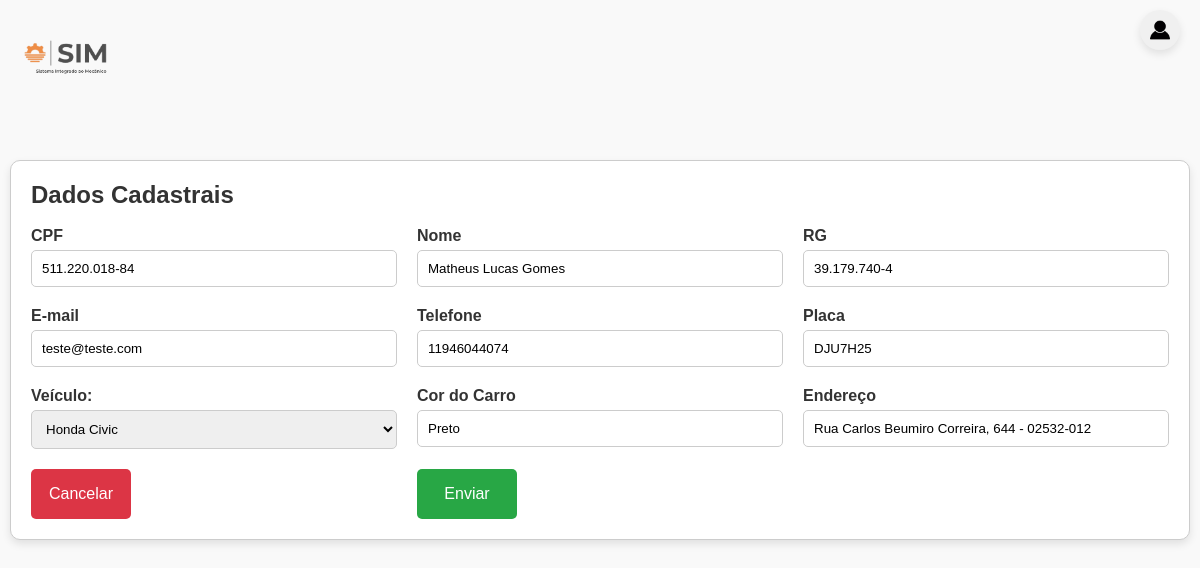
The app's page /cpf_editar.php?idPf=11 (signed in) with its own data.
### tables this page shows
CREATE TABLE `tb_pf` (
  `idPf` int(11) NOT NULL COMMENT 'PK do pf',
  `cpf` char(14) NOT NULL COMMENT 'CPF do cliente PF',
  `nome` varchar(100) NOT NULL COMMENT 'Nome do cliente PF',
  `rg` char(12) NOT NULL COMMENT 'RG do cliente PF',
  `nascimento` date NOT NULL COMMENT 'Data de nascimento do cliente PF',
  `email` varchar(50) NOT NULL COMMENT 'Email do cliente PF',
  `celular` char(14) NOT NULL COMMENT 'Número de celular do cliente PF',
  `idVeiculo` int(11) NOT NULL COMMENT 'FK do veiculo',
  `placa` char(7) NOT NULL COMMENT 'Placa do carro do cliente PF',
  `corCarro` varchar(20) NOT NULL COMMENT 'Cor do carro do cliente PF',
  `endereco` varchar(150) NOT NULL COMMENT 'Endereço do cliente PF'
);

CREATE TABLE `tb_veiculo` (
  `idVeiculo` int(11) NOT NULL COMMENT 'PK do Veículo',
  `marca` varchar(20) NOT NULL COMMENT 'Marca do veículo',
  `modelo` varchar(20) NOT NULL COMMENT 'Modelo do veículo'
);

### cpf_editar.php (the view, shortened to what this page needs)
<?php
require_once("conexaobd.php");
?>
<?php
$idPf = $_GET ['idPf'];
$veiculo = "SELECT * FROM tb_veiculo";
$rs_veiculo = mysqli_query($conn_bd_sim, $veiculo) or die($mysqli_error($conn_bd_sim));
$row_rs_veiculo = mysqli_fetch_assoc($rs_veiculo);
$cpf_editar = "SELECT * FROM tb_pf WHERE idPf = '$idPf'";
$rs_editar = mysqli_query($conn_bd_sim, $cpf_editar) or die($mysqli_error($conn_bd_sim));
$row_rs_editar = mysqli_fetch_assoc($rs_editar);
?>
<!DOCTYPE html>
<html lang="pt-br">
<head>
    <link rel="stylesheet" href="formularioCAD.css">
</head>
<body>
    <header>
        <div class="logo">
            <img src="imagens/logo1.png" alt="Logo">
        </div>
        <div class="user-button">
            <img src="imagens/usuario.png" alt="Usuário">
    </header>
    <section class="form-section-cpf">
    <h2>Dados Cadastrais</h2></br>
        <form action="" method="post">
            <div class="form-group-cpf">
                <label for="cpf">CPF</label>
                <input type="text" id="cpf" name="cpf" value="<?php echo($row_rs_editar['cpf']);?>" required pattern="\d{3}\.\d{3}\.\d{3}-\d{2}" title="Formato: 123.456.789-10">
            </div>
            <div class="form-group-cpf">
                <label for="nome">Nome</label>
                <input type="text" name="nome" id="nome" value="<?php echo($row_rs_editar['nome'])?>" required>
            </div>
            <div class="form-group-cpf">
                <label for="rg">RG</label>
                <input type="text" id="rg" name="rg" value="<?php echo($row_rs_editar['rg'])?>" required
                       pattern="\d{7,9}|\d{2}\.\d{3}\.\d{3}-\d{1}"
                       title="O RG deve ter de 7 a 9 dígitos, ou no formato XX.XXX.XXX-X">
            </div>
            <div class="form-group-cpf">
                <label for="email">E-mail</label>
                <input type="email" name="email" id="email" value="<?php echo($row_rs_editar['email'])?>" required>
            </div>
            <div class="form-group-cpf">
                <label for="telefone">Telefone</label>
                <input type="tel" id="telefone" name="telefone" value="<?php echo($row_rs_editar['celular'])?>" required
                       pattern="\(?\d{2}\)?\s?\d{4,5}-?\d{4}"
                       title="Formato: (XX) XXXXX-XXXX ou (XX) XXXX-XXXX">
            </div>
            <div class="form-group-cpf">
                <label for="placa">Placa</label>
                <input type="text" name="placa" id="placa" value="<?php echo($row_rs_editar['placa'])?>" required placeholder="ABC1D23 ou ABC1234">
            </div>
            <div class="form-group-cpf">
                <label for="idVeiculo">Veículo:</label>
                <select name="idVeiculo" id="idVeiculo">
                    <?php do {?>
                        <option value="<?php echo($row_rs_veiculo['idVeiculo'])?>" <?php if($row_rs_editar['idVeiculo'] == $row_rs_veiculo['idVeiculo']) {echo('selected');}?>> <?php echo($row_rs_veiculo['marca']." ".$row_rs_veiculo['modelo'])?></option>
                    <?php } while($row_rs_veiculo = mysqli_fetch_assoc($rs_veiculo))?>
                </select>
            </div>
            <div class="form-group-cpf">
                <label for="corCarro">Cor do Carro</label>
                <input type="text" name="corCarro" id="corCarro" value="<?php echo($row_rs_editar['corCarro'])?>">
            </div>
            <div class="form-group-cpf">
                <label for="endereco">Endereço</label>
                <input type="text" name="endereco" id="endereco" value="<?php echo($row_rs_editar['endereco'])?>" placeholder="Rua Exemplo, 123">
            </div>
            <input type="reset" value="Cancelar" onclick="window.location.href='ListaCadastro.php'">
            <input type="submit" name="submit" id="submit" value="Enviar">
        </form>
    </section>
</body>
</html>

### formularioCAD.css (style rules this page uses)
* { margin: 0; padding: 0; box-sizing: border-box; }
body { font-family: Arial, sans-serif; background-color: #f9f9f9; color: #333; }
header { position: relative; background-color: #f9f9f9; color: rgb(0, 0, 0); padding: 20px; display: flex; align-items: center; justify-content: space-between; flex-wrap: wrap; }
header .logo { display: flex; align-items: center; flex-wrap: wrap; }
header .logo img { height: 70px; margin-right: 20px; }
header .user-button { position: fixed; top: 10px; right: 20px; background-color: #f0f0f0; border-radius: 50%; padding: 5px; box-shadow: 0 4px 8px rgba(0, 0, 0, 0.1); cursor: pointer; display: flex; align-items: center; justify-content: center; transition: background-color 0.3s ease; width: 40px; height: 40px; }
header .user-button img { width: 20px; height: 20px; }
form { display: grid; grid-template-columns: repeat(3, 1fr); gap: 20px; }
.form-section-cpf { max-width: auto; margin: 20px auto; padding: 20px; background-color: #fff; border: 1px solid #ccc; border-radius: 10px; box-shadow: 0 4px 8px rgba(0, 0, 0, 0.1); margin-top: 50px; margin-left: 10px; margin-right: 10px; }
.form-group-cpf { display: flex; flex-direction: column; color: #333; }
label { font-weight: bold; margin-bottom: 5px; }
input[type="text"], input[type="email"], input[type="tel"], select { padding: 10px; border: 1px solid #ccc; border-radius: 5px; width: 100%; box-sizing: border-box; }
input[type="submit"] { background-color: #28a745; color: white; border: none; padding: 5px; width: 100px; height: 50px; font-size: 16px; cursor: pointer; border-radius: 5px; transition: background-color 0.3s; }
input[type="reset"] { background-color: #dc3545; color: white; border: none; padding: 5px; width: 100px; height: 50px; font-size: 16px; cursor: pointer; border-radius: 5px; transition: background-color 0.3s; }

### records on screen
tb_pf: cpf "511.220.018-84", nome "Matheus Lucas Gomes", rg "39.179.740-4", email "teste@teste.com", telefone "11946044074", placa "DJU7H25", idVeiculo "Honda Civic", corCarro "Preto", endereco "Rua Carlos Beumiro Correira, 644 - 02532-012"
